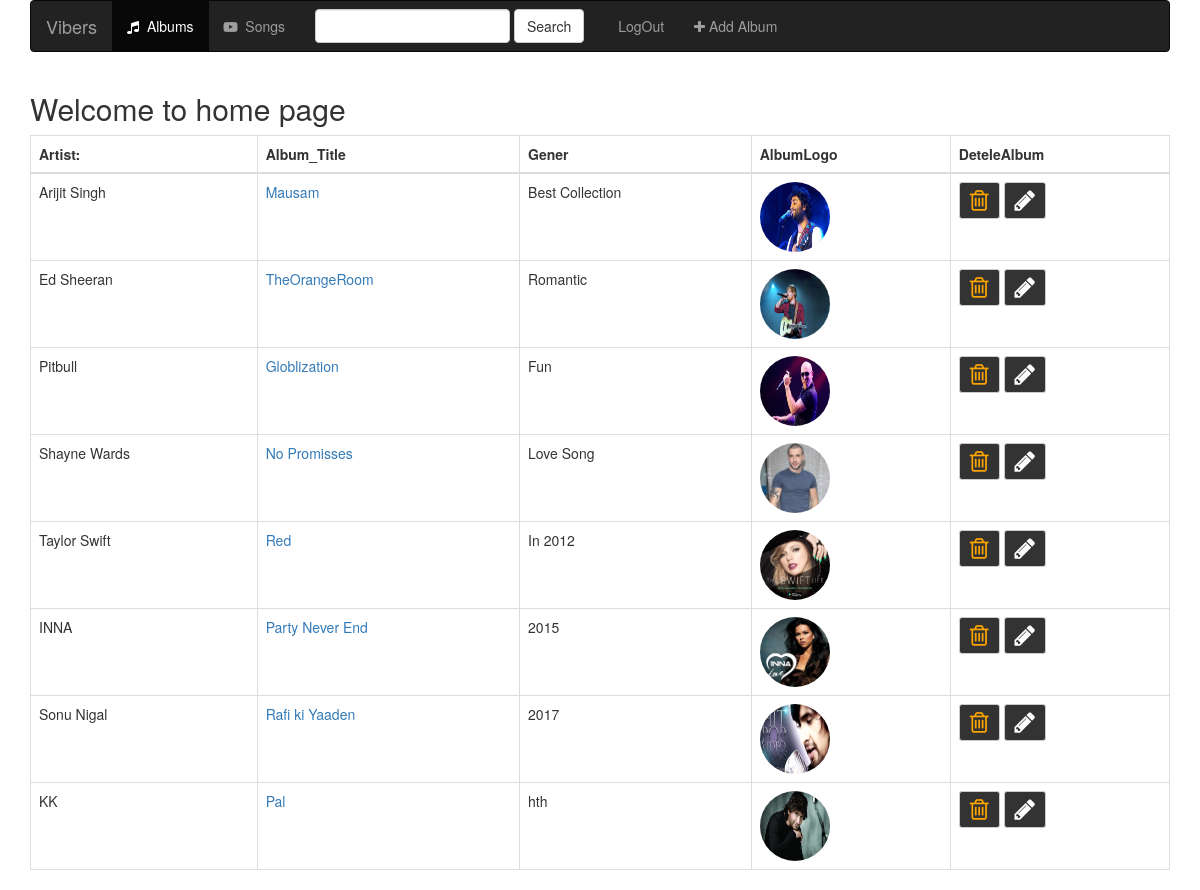
The app's page /music/ with its own data.
### music/models.py (models this page shows, shortened)
class Album(models.Model):
    artist=models.CharField(max_length=250)
    album_title=models.CharField(max_length=500)
    genre=models.CharField(max_length=100)
    album_logo=models.FileField()

### music/views.py (the view)
# urls.py: path('',views.IndexView.as_view(),name='home'),
class IndexView(generic.ListView):
    template_name='music/home.html'
    def get_queryset(self):
        return Album.objects.all()

### music/templates/music/home.html (shortened to what this page needs)
{% extends 'base.html' %}
 {% block body %}
<div class="container">
    <h2>Welcome to home page</h2>
    {% if object_list %}
    <table class="table table-bordered table-hover">
        <thead>
            <tr>
                <th>Artist:</th>
                <th>Album_Title</th>
                <th>Gener</th>
                <th>AlbumLogo</th>
                <th>DeteleAlbum</th>
            </tr>
        </thead>
        <tbody>
            {% for list in object_list %}
            <tr>
                <td>{{list.artist}}</td>
                <td>
                    <a href="{% url 'music:details' list.id %}">{{list.album_title}}</a>
                </td>
                <td>{{list.genre}}</td>
                <td>
                    <img src="{{list.album_logo.url}}" alt="Not Show">
                </td>
                <td>
                   <div>
                       <span>
                            <form action="{% url 'music:album-delete' list.id %}" method="post" style="display:inline-block;" class="deleteForm">
                                <button type="submit" class="btn btn-default btn-sm" id="btn">
                                <span class="fa fa-trash-o" aria-hidden="true" style="font-size:2em;"></span>
                                </button>
                            </form>
                           <span>
                            <form action="{% url 'music:album-update' list.id %}" class="form-horizontal" method="post" enctype="multipart/form-data" style="display:inline-block;" >
                                <button type="submit" class="btn btn-default btn-sm" id="pencil" value="Update">
                                    <span class="fa fa-pencil" aria-hidden="true" style="font-size:2em;"></span>
                                </button>
                          </form>
                           </span>
                       </span>
                   </div>
                </td>
            </tr>
            {% endfor %}
        </tbody>
    </table>
    {% endif %}
</div>
 {% endblock %}

### music/templates/base.html (shortened to what this page needs)
<!DOCTYPE html>
<html lang="en">
<head>
     {% load static %}
<link rel="stylesheet" href="{% static 'music/css/style.css' %}">
<link rel="stylesheet" href="{% static 'music/css/bootstrap.min.css' %}">
<link rel="stylesheet" href="https://cdnjs.cloudflare.com/ajax/libs/font-awesome/4.7.0/css/font-awesome.min.css">
</head>
<body class="body">
    {% block navbar %}
   <div class="container">
        <nav class="navbar navbar-inverse">
            <div class="container-fluid">
                <div class="navbar-header">
                    <a class="navbar-brand" href="{% url 'music:home' %}">Vibers</a>
                </div>
                <div class="collapse navbar-collapse" id="myNavbar">
                    <ul class="nav navbar-nav">
                        <li class="active">
                            <a href="{%  url 'music:home' %}">
                               <span class="fa fa-music" aria-hidden="true" area-hidden="true"></span>&nbsp; Albums
                            </a>
                        </li>
                        <li class="">
                            <a href="{%  url 'music:home' %}">
                                <span class="fa fa-youtube-play" aria-hidden="true" area-hidden="true"></span>&nbsp; Songs
                            </a>
                        </li>
                       <form action="#" class="navbar-form navbar-left" role="search" method="get">
                           <div class="form-group">
                               <input type="text" class="form-control" name="q" value="">
                           </div>
                           <button type="button" class="btn btn-default">Search</button>
                       </form>
                       <ul class="nav navbar-nav navbar-right">
                           <li>
                               <a href="{% url 'music:album-add' %}">
                                   <span class="fa fa-plus" aria-hidden="true"></span>&nbsp;Add Album
                               </a>
                           </li>
                       </ul>
                    <ul class="nav navbar-nav navbar-right">
                        <li>
                            <a href="#">
                                &nbsp;LogOut
                            </a>
                        </li>
                    </ul>
                </div>
            </div>
        </nav>
   </div>
    {% endblock %}
    {% block body %}{% endblock %}
</body>
</html>

### music/static/music/css/style.css (style rules this page uses)
.body { background-image:url('https://goo.gl/j9KV7b'); }
img { width: 70px; height: 70px; border-radius: 50%; transition:all 0.2s; }
.navbar { border-radius: 0; }
body { background-color: cornflowerblue; }
#myNavbar { border-radius: none; }
#btn { background:#333; color:orange; transition:all 0.5s; }
#pencil { background:#333; color:#ffffff; transition:all 0.5s; }

### records on screen
Album: artist "Arijit Singh", album_title "Mausam", genre "Best Collection", album_logo (picture)
Album: artist "Ed Sheeran", album_title "TheOrangeRoom", genre "Romantic", album_logo (picture)
Album: artist "Pitbull", album_title "Globlization", genre "Fun", album_logo (picture)
Album: artist "Shayne Wards", album_title "No Promisses", genre "Love Song", album_logo (picture)
Album: artist "Taylor Swift", album_title "Red", genre "In 2012", album_logo (picture)
Album: artist "INNA", album_title "Party Never End", genre "2015", album_logo (picture)
Album: artist "Sonu Nigal", album_title "Rafi ki Yaaden", genre "2017", album_logo (picture)
Album: artist "KK", album_title "Pal", genre "hth", album_logo (picture)
